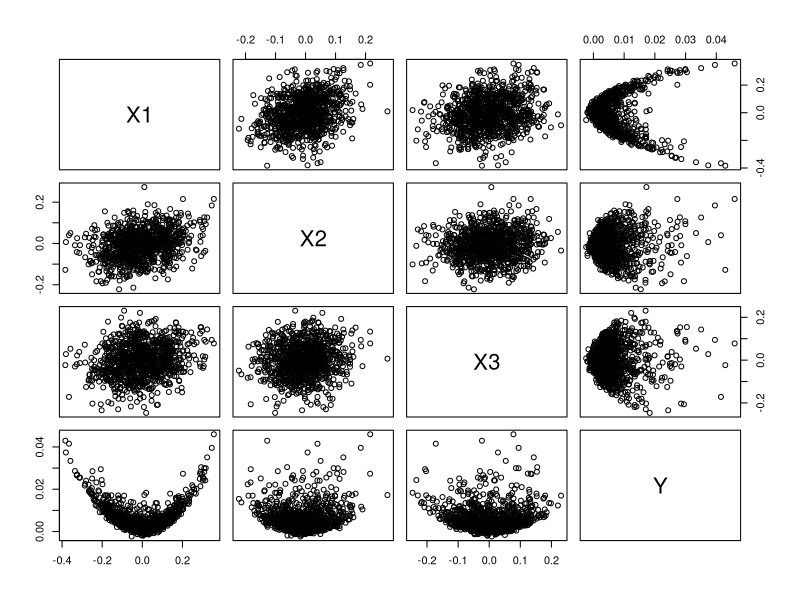

Reproduce this figure in R.
####Data Generation###

library(Matrix)
library(MASS)

setwd(dirname(rstudioapi::getActiveDocumentContext()$path))

gen_corr_data <- function(corr_mat, f_sd, f_mu, num_obs){
   d = diag(f_sd)
   cov_mat = d %*% corr_mat %*% d
   return(mvrnorm(n = num_obs, mu = f_mu, Sigma = cov_mat))
}




gen_manual_data <- function(){
  corr_mat = matrix( c(1.0, 0.8, 0.2,
                       0.8, 1.0, 0.3,
                       0.2, 0.3, 1.0),
                     nrow = 3)
  
  sd = c(2, 1, 0.5)
  m = c(0, 0, 0)
  num = 1000
  
  raw = gen_corr_data(corr_mat, sd, m, num)
  
  Y = 3*raw[,1] + 2*raw[,2]^3 + 1*raw[,3]
  raw_df = data.frame(raw, Y)
  
  return(raw_df)
}


### GENERATING CALIBRATED DATA ###

# skip risk free rate
# fix data sampling
#think about nonlinear structure - add more nonlinearity (squared, higher orders)
# what are the correlations between higher orders (x1^2 and so on)
# plot data to view overall complexity (gg plot)


#using https://mba.tuck.dartmouth.edu/pages/faculty/ken.french/data_library.html

gen_calibrated_data <- function(){
  data = read.csv('data/monthlyffdata.csv', header = TRUE)
  colnames(data)
  #remove risk free rate
  if(c("RF") %in% colnames(data)){
    data = data[, -which(names(data) == "RF")]
  }
  colnames(data) = c(1:length(data))
  
  cov(data)
  #divide by 100 because the data is formatted as monthly and as a percent (eg: 2.58%)
  cov_mat = cov(data)/20/100
  means = unlist(lapply(data, mean))/20/100
  #sds = lapply(data, sd)
  num = 1000
  
  
  raw = mvrnorm(n = num, mu = means, Sigma = cov_mat)
  
  # we need to add noise
  eps = rnorm(n = num, sd = 0.001)
  #Y = 0.25*raw[,1] + 0.25*raw[,2] + 0.25*raw[,3] + eps
  Y = 0.25*raw[,1]^2 + 0.25*raw[,2]^2 + 0.25*raw[,3]^2 + eps
  raw_df = data.frame(raw, Y)
  
  return(raw_df)
}


pairs(gen_calibrated_data())
